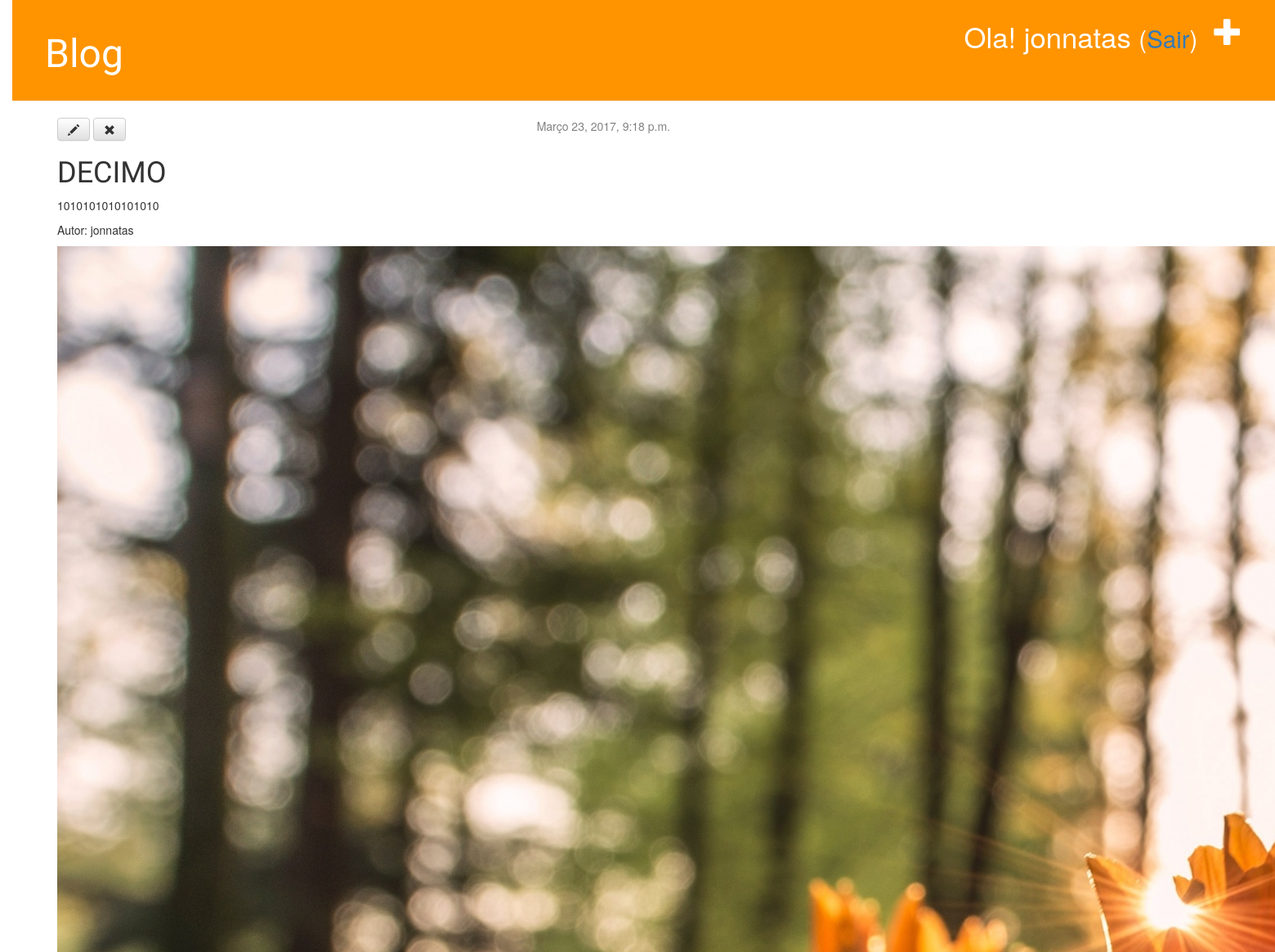
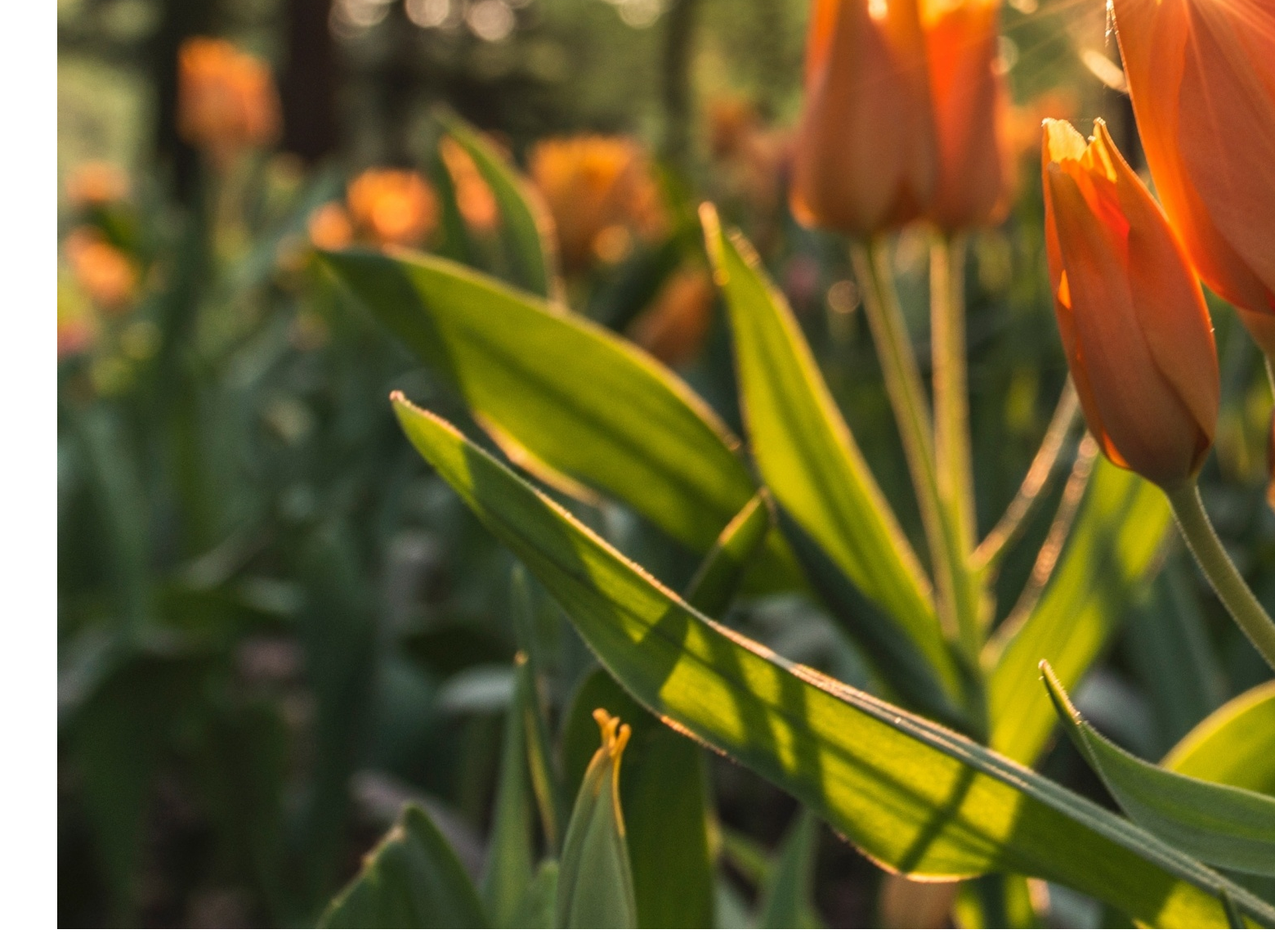
The page /post/33/ (signed in) on the database its author committed (2 pictures, top to bottom).
### blog/models.py (models this page shows, shortened)
class Post(models.Model):
    author = models.ForeignKey('auth.User')
    title = models.CharField(max_length=200)
    text = models.TextField()
    created_date = models.DateTimeField(default=timezone.now)
    published_date = models.DateTimeField(blank=True, null=True)
    image = models.ImageField(upload_to='uploads/%Y/%m/%d/', blank=True, null=True)

### blog/views.py (the view)
# urls.py: url(r'^post/(?P<pk>[0-9]+)/$', views.post_detail, name='postdetail'),
@login_required
def post_detail(request, pk):
    post = get_object_or_404(Post, pk=pk)
    return render(request, 'blog/post_detail.html', {'post': post})

### blog/templates/blog/post_detail.html
{% extends 'blog/base.html' %}
{% block content %}
<div class="post">
	{% if post.published_date %}
	<div class="date">
		{{ post.published_date }}
	</div>
	{% endif %}
	<a class="btn btn-default" href="{% url 'blog:postedit' pk=post.pk %}"><span class="glyphicon glyphicon-pencil"></span></a>
	<a class="btn btn-default" href="{% url 'blog:postremove' pk=post.pk %}"><span class="glyphicon glyphicon-remove"></span></a>
	<h1>{{ post.title }}</h1>
	<p>{{ post.text|linebreaksbr }}</p>
	<p> Autor: {{ post.author  }}  </p>
	{% if post.image  %}
		<img src="{{ MEDIA_URL }}{{ post.image.url }}">
	{% endif  %}
</div>
{% endblock %}

### blog/templates/blog/base.html (shortened to what this page needs)
{% load staticfiles %}
<html>
	<head>
		<link rel="stylesheet" href="//maxcdn.bootstrapcdn.com/bootstrap/3.2.0/css/bootstrap.min.css">
		<link rel="stylesheet" href="//maxcdn.bootstrapcdn.com/bootstrap/3.2.0/css/bootstrap-theme.min.css">
		<link rel="stylesheet" href="{% static 'css/blog.css' %}">
	</head>
	<body>
		<div class="page-header">
			{% if user.is_authenticated %}
				<a href="{% url 'blog:post_new' %}" class="top-menu"><span class="glyphicon glyphicon-plus"></span></a>
				<p class="top-menu">Ola! {{ user.username }} <small>(<a href="{% url 'logout' %}">Sair</a>)</small></p>
			{% else  %}
				<a href="{% url 'login' %}" class="top-menu"><span class="glyphicon glyphicon-lock"></span></a>
			{% endif %}
			<h1><a href="/">Blog</a></h1>
		</div>
		<div class="content container">
			<div class="row">
				<div class="col-md-8">
					{% block content %}
					{% endblock %}
				</div>
			</div>
		</div>
	</body>
</html>

### blog/static/css/blog.css (style rules this page uses)
body { padding-left: 15px; }
h1 a { color: #FCA205; }
.page-header { background-color: #ff9400; margin-top: 0; padding: 20px 20px 20px 40px; }
.page-header h1, .page-header h1 a, .page-header h1 a:visited, .page-header h1 a:active { color: #ffffff; font-size: 36pt; text-decoration: none; }
.content { margin-left: 40px; }
h1, h2, h3, h4 { font-family: 'Lobster', cursive; }
.date { float: right; color: #828282; }
.top-menu, .top-menu:hover, .top-menu:visited { color: #ffffff; float: right; font-size: 26pt; margin-right: 20px; }
.post { margin-bottom: 70px; }

### rows shown on the page
Post: published_date "Março 23, 2017, 9:18 p.m.", title "DECIMO", text "1010101010101010", author "jonnatas", image (picture)

### other values the page prints
{{ user.username }} "jonnatas"
